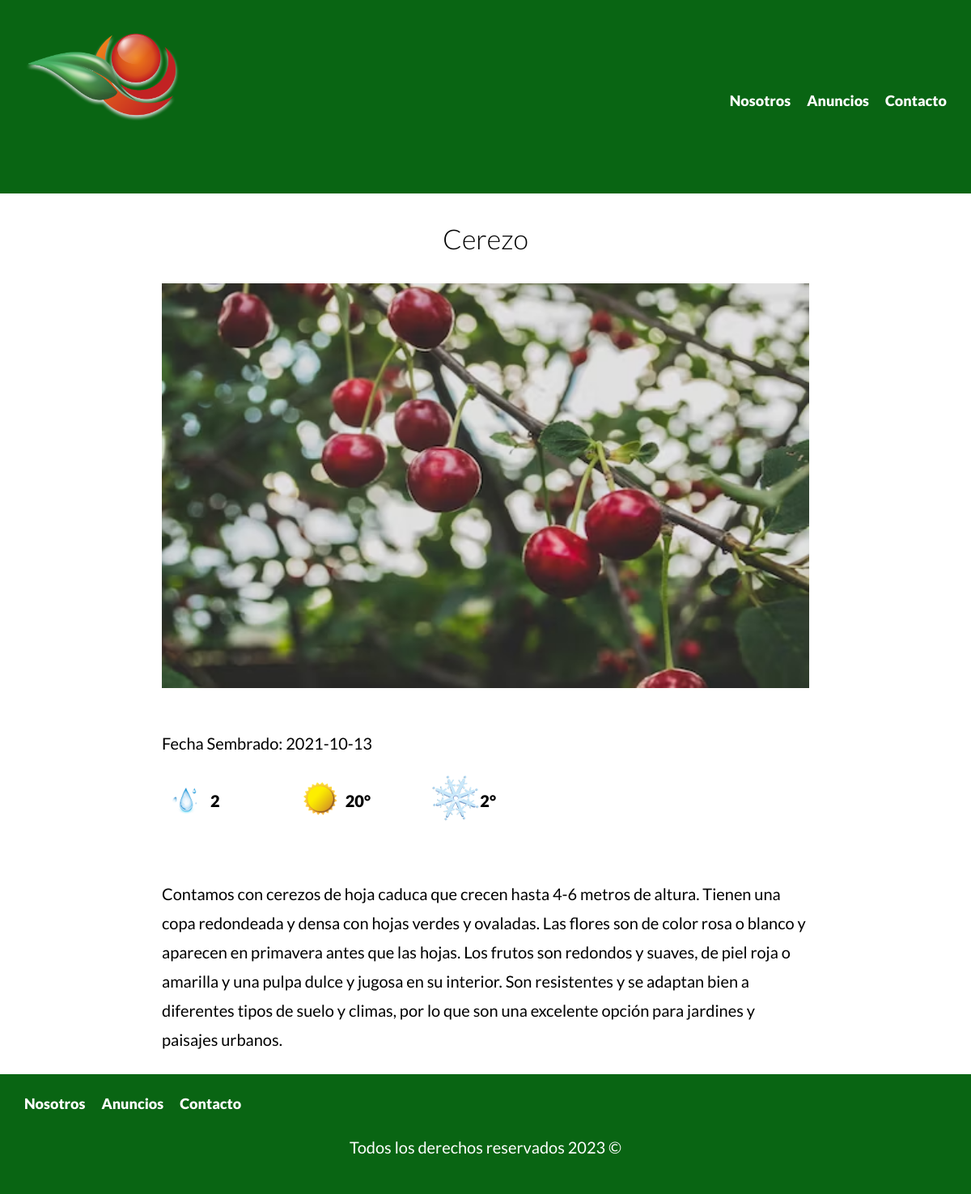
Page /anuncio.php?id=16 on the committed database.
### tables this page shows
CREATE TABLE `vivero` (
  `id` int(11) NOT NULL,
  `nombre` varchar(45) NOT NULL,
  `imagen` varchar(200) NOT NULL,
  `descripcion` varchar(600) NOT NULL,
  `sol` int(3) NOT NULL,
  `agua` int(1) NOT NULL,
  `frio` int(3) NOT NULL,
  `fechaSembrado` date NOT NULL
);

### anuncio.php (the view, shortened to what this page needs)
<?php
$id = $_GET['id'];
$id = filter_var($id, FILTER_VALIDATE_INT);
$db = conectarDB();
$query = "SELECT * FROM  vivero WHERE id= ${id}";
$resultado  = mysqli_query($db,$query);
$arbol = mysqli_fetch_assoc($resultado);
    include 'src/includes/templates/header.php';
?>
    <main class="contenedor seccion  contenido-centrado">
         <h2><?php echo $arbol['nombre']; ?></h2>
        <img src="/imagenes/<?php echo $arbol['imagen']; ?>" alt="">
        <div  class="resumen-propiedad">
            <p class="fecha">Fecha Sembrado: <?php echo $arbol['fechaSembrado']; ?></p>
            <ul class="iconos-caracteristicas">
                <li>
                    <img src="/build/img/gotaIcono.png" alt="" loading="lazy">
                    <p><?php echo $arbol['agua']; ?></p>
                </li>
                <li>
                    <img src="/build/img/solIcono.png" alt="" loading="lazy">
                    <p><?php echo $arbol['sol']; ?>°</p>
                </li>
                <li>
                    <img src="/build/img/copo.png" alt="" loading="lazy">
                    <p><?php echo $arbol['frio']; ?>°</p>
                </li>
            </ul>
            <p><?php echo $arbol['descripcion']; ?></p>
        </div>
    </main>
<?php
include 'src/includes/templates/footer.php';
?>

### build/css/app.css (style rules this page uses)
html { -webkit-text-size-adjust:100%;line-height:1.15 }
body { margin:0 }
main { display:block }
img { border-style:none }
html { box-sizing:border-box;font-size:62.5% }
*,:after,:before { box-sizing:inherit }
body { font-family:Lato,sans-serif;font-size:1.6rem;line-height:1.8 }
p { color:#000;font-size:2rem }
.contenedor { margin:0 auto;max-width:120rem;width:95% }
img,picture { display:block;width:100% }
h1,h2,h3 { font-family:Lato,sans-serif;font-weight:300;margin:2.5rem 0;text-align:center }
h2 { font-size:3.4rem }
.seccion { margin-bottom:2.5rem;margin-top:2.5rem }
.contenido-centrado { max-width:800px }
.iconos-caracteristicas { display:flex;list-style:none;max-width:50rem;padding:0 }
.iconos-caracteristicas li { display:flex;flex:1 }
.iconos-caracteristicas img { flex:0 0 6rem;height:6rem;margin-right:0 rem }
.iconos-caracteristicas p { font-weight:900;margin-top:1.5rem }
img { height:50rem;margin-bottom:5rem }

### rows in the picture
vivero: nombre "Cerezo", imagen (picture), fechaSembrado "2021-10-13", agua "2", sol "20", frio "2", descripcion "Contamos con cerezos de hoja caduca que crecen hasta 4-6 metros de altura. Tienen una copa redondeada y densa con hojas verdes y ovaladas. Las flores son de color rosa o blanco y aparecen en primavera antes que las hojas. Los frutos son redondos y suaves, de piel roja o amarilla y una pulpa dulce y jugosa en su interior. Son resistentes y se adaptan bien a diferentes tipos de suelo y climas, por lo que son una excelente opción para jardines y paisajes urbanos."
